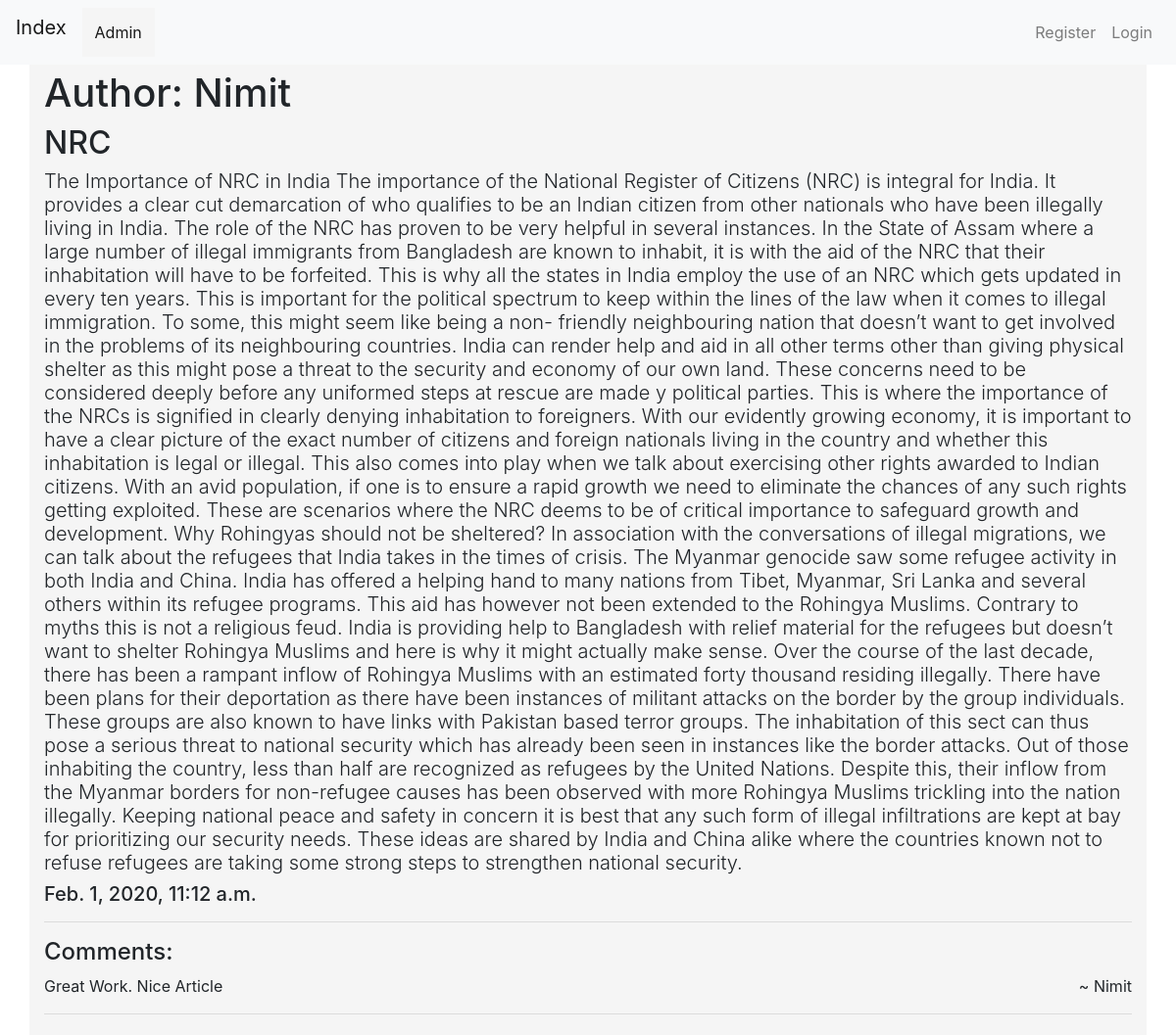
The page /blog/detail/1/ on the database its author committed.
### blog/models.py (models this page shows, shortened)
class CreateBlog(models.Model):
    user = models.ForeignKey(User, on_delete=models.CASCADE, related_name='user_create_blog')
    title = models.TextField()
    blog = models.TextField()
    date = models.DateTimeField(default=timezone.now())
    objects = models.Manager()

class Comments(models.Model):
    user = models.ForeignKey(User , on_delete=models.CASCADE, related_name='comment_user')
    post = models.ForeignKey(CreateBlog, on_delete=models.CASCADE, related_name='comments')
    text = models.TextField()
    objects = models.Manager()

### blog/views.py (the view)
# urls.py: path('detail/<int:pk>/',views.BlogDetailView.as_view(),name='blog_detail'),
class BlogDetailView(DetailView):
    model = CreateBlog
    context_object_name = 'blog_detail'

### blog/templates/blog/createblog_detail.html (shortened to what this page needs)
{% extends 'base.html' %}
{% block body %}
    <h1 > Author: {{blog_detail.user}} </h1>
    <h2>{{blog_detail.title}}</h2>
    <h3 class="blog_content lead" > {{blog_detail.blog}} </h3>
    <h5>{{blog_detail.date}}</h5>
    <hr>
    <h4>Comments: </h4>
    {% for comment in blog_detail.comments.all %}
        <p> {{comment.text}} <span class="float-right">~ {{comment.user}} </span>  </p>
        <hr>
    {% endfor %}
{% endblock %}

### rows shown on the page
CreateBlog: user "Nimit", title "NRC", blog "The Importance of NRC in India The importance of the National Register of Citizens (NRC) is integral for India. It provides a clear cut demarcation of who qualifies to be an Indian citizen from other nationals who have been illegally living in India. The role of the NRC has proven to be very helpful in several instances. In the State of Assam where a large number of illegal immigrants from Bangladesh are known to inhabit, it is with the aid of the NRC that their inhabitation will have to be forfeited. This is why all the states in India employ the use of an NRC which gets updated in every ten years. This is important for the political spectrum to keep within the lines of the law when it…", date "Feb. 1, 2020, 11:12 a.m."
Comments: text "Great Work. Nice Article", user "Nimit"
